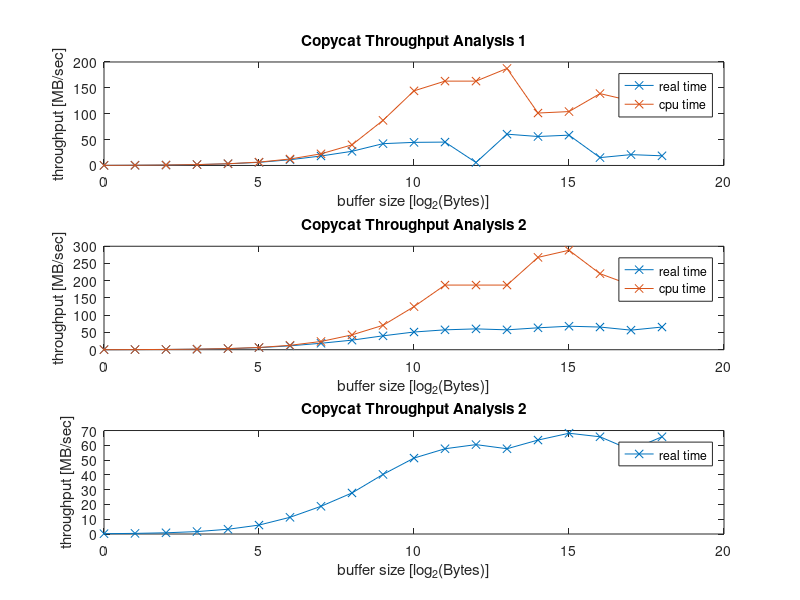
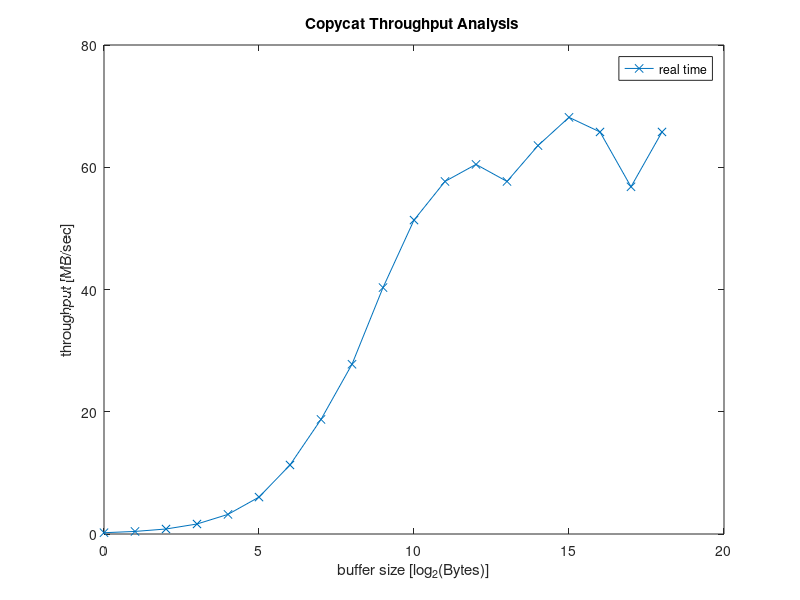

MATLAB code for these plots, in order:
% Elie Weintraub 
% OS - Assignment 1: copycat_analysis.m
clc, clear all, close all,

%% Define data
file_size=3931199*2^-20;             %filesize in MB
buffer_size=2.^(0:18)';             %buffer size in bytes
time  =  [17.844  0.677  17.080;    %time: [ real user sys ]
           8.978  0.367   8.543;
           4.563  0.147   4.360;
           2.342  0.097   2.137;
           1.169  0.040   1.087;
           0.624  0.017   0.563;
           0.339  0.010   0.290;
           0.205  0.007   0.160;
           0.137  0.007   0.087;
           0.089  0.000   0.043;
           0.084  0.003   0.023;
           0.083  0.000   0.023;
           0.657  0.000   0.023;
           0.062  0.000   0.020;
           0.067  0.000   0.037;
           0.064  0.003   0.033;
           0.247  0.000   0.027;
           0.179  0.000   0.030;
           0.201  0.000   0.027];

time2  =  [17.766  0.750  16.920;
	        8.929  0.333   8.540;
	        4.579  0.217   4.310;
            2.291  0.130   2.120;
            1.168  0.060   1.063;
            0.621  0.040   0.533;
            0.332  0.010   0.283;
            0.200  0.000   0.157;
            0.135  0.000   0.087;
            0.093  0.010   0.043;
            0.073  0.000   0.030;
            0.065  0.003   0.017;
            0.062  0.000   0.020;
            0.065  0.000   0.020;
            0.059  0.007   0.007;
            0.055  0.000   0.013;
            0.057  0.000   0.017;
            0.066  0.000   0.020;
            0.057  0.003   0.017];

%% Plots of throughput       
time=[time(:,1) time(:,2)+time(:,3)];     %time [ real cpu]
time2=[time2(:,1) time2(:,2)+time2(:,3)]; %time [ real cpu]
figure('Name','Copycat Throughput Analysis ');
subplot(311),plot(0:18,file_size./time,'-x');       
title('Copycat Throughput Analysis 1');
xlabel('buffer size [log_2(Bytes)]'), ylabel('throughput [MB/sec]');
legend('real time', 'cpu time');
subplot(312),plot(0:18,file_size./time2,'-x');       
title('Copycat Throughput Analysis 2');
xlabel('buffer size [log_2(Bytes)]'), ylabel('throughput [MB/sec]');
legend('real time', 'cpu time');
subplot(313),plot(0:18,file_size./time2(:,1),'-x');       
title('Copycat Throughput Analysis 2');
xlabel('buffer size [log_2(Bytes)]'), ylabel('throughput [MB/sec]');
legend('real time');

%% Final plot
figure('Name','Copycat Throughput Analysis ');
plot(0:18,file_size./time2(:,1),'-x');       
title('Copycat Throughput Analysis ');ylim([0 80]);
xlabel('buffer size [log_2(Bytes)]'), ylabel('throughput [MB/sec]');
legend('real time');